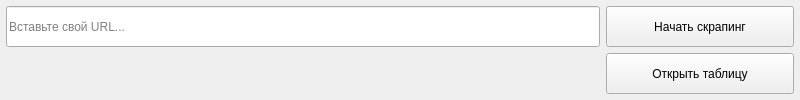
<?xml version="1.0" encoding="UTF-8"?>
<ui version="4.0">
 <class>MainWindow</class>
 <widget class="QMainWindow" name="MainWindow">
  <property name="geometry">
   <rect>
    <x>0</x>
    <y>0</y>
    <width>800</width>
    <height>100</height>
   </rect>
  </property>
  <property name="minimumSize">
   <size>
    <width>800</width>
    <height>100</height>
   </size>
  </property>
  <property name="maximumSize">
   <size>
    <width>800</width>
    <height>100</height>
   </size>
  </property>
  <property name="windowTitle">
   <string>MainWindow</string>
  </property>
  <widget class="QWidget" name="centralwidget">
   <widget class="QLineEdit" name="lineEdit">
    <property name="geometry">
     <rect>
      <x>6</x>
      <y>6</y>
      <width>594</width>
      <height>41</height>
     </rect>
    </property>
    <property name="placeholderText">
     <string>Вставьте свой URL...</string>
    </property>
   </widget>
   <widget class="QPushButton" name="scraping">
    <property name="geometry">
     <rect>
      <x>606</x>
      <y>6</y>
      <width>188</width>
      <height>41</height>
     </rect>
    </property>
    <property name="text">
     <string>Начать скрапинг</string>
    </property>
   </widget>
   <widget class="QPushButton" name="open_table">
    <property name="geometry">
     <rect>
      <x>606</x>
      <y>53</y>
      <width>188</width>
      <height>41</height>
     </rect>
    </property>
    <property name="text">
     <string>Открыть таблицу</string>
    </property>
   </widget>
  </widget>
 </widget>
 <resources/>
 <connections/>
</ui>
